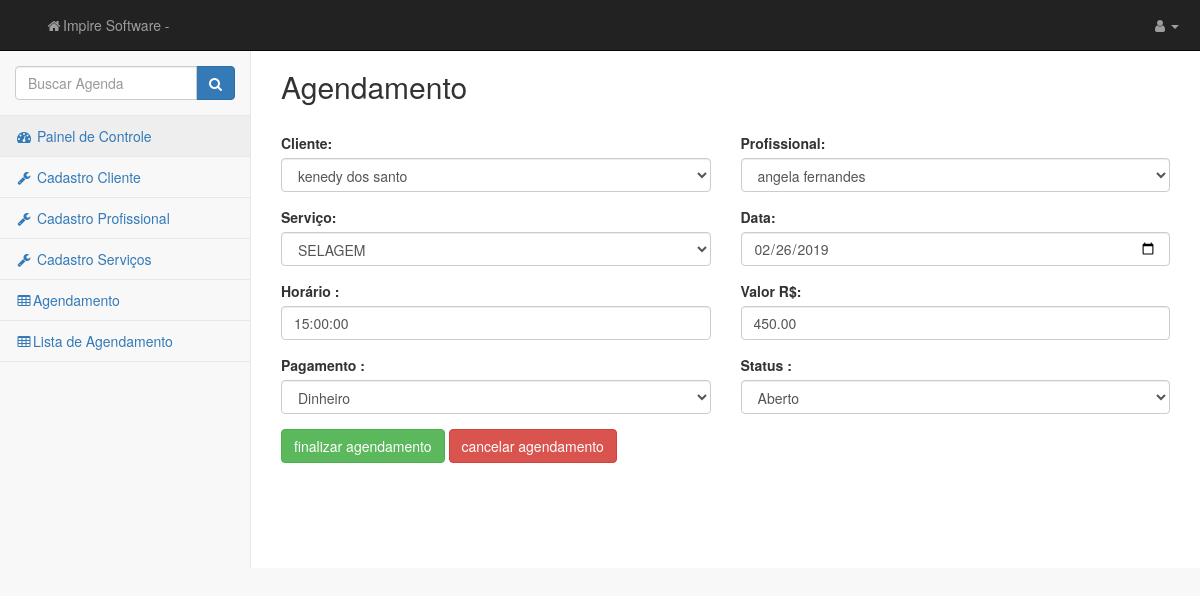
Page /core/editar/8/ (signed in) on the committed database.
### agenda/models.py (models this page shows, shortened)
class Agenda(models.Model):
	cliente = models.ForeignKey(Person, on_delete=models.CASCADE,null=True,blank=True)
	profissional = models.ForeignKey(Prof, on_delete=models.CASCADE,null=True,blank=True)
	servico = models.ForeignKey(Service, on_delete=models.CASCADE,null=True,blank=True)
	data = models.DateField(auto_now_add=False, null=True)
	hora = models.TimeField(auto_now_add=False, null=True)
	statu = (
		('A', 'Aberto'),
		('E', 'Andamento'),
		('F', 'Fechado'),
		)
	status = models.CharField('Status', max_length=1, choices=statu, null=True,blank=True)
	preco = models.DecimalField('Preço', max_digits=7, decimal_places=2,null=True,blank=True)
	pag = (
    	('D', 'Dinheiro'),
    	('CD', 'Cartão Debito'),
    	('CC', 'Cartão Credito'),
    	)
	pagamento = models.CharField('Pagamento', max_length=2, choices=pag, null=True,blank=True)
	class Meta:
		verbose_name_plural = 'Agenda'
		verbose_name = 'Agenda'

### core/views.py (the view)
# urls.py: path('editar/<int:id_agenda>/', views.editar, name='editar'),
@login_required
def editar(request, id_agenda):
	edite = get_object_or_404(Agenda, id=id_agenda)
	if request.method == 'POST':
		form = AgendaForm(request.POST, instance=edite)
		if form.is_valid():
			form.save()
			return redirect('lista')
	else:
		form = AgendaForm(instance=edite)
	return render(request, 'core/agendaform.html',{'form':form})

### core/forms.py
class AgendaForm(ModelForm):
	class Meta:
		model = Agenda
		fields = '__all__'

### cliente/models.py (called while the page is built)
	def __str__(self):
		return "%s" % self.nome

### profissional/models.py (called while the page is built)
	def __str__(self):
		return self.nome

	def __str__(self):
		return self.nome

### core/templates/core/agendaform.html (shortened to what this page needs)
{% extends "base.html" %}
{% load widget_tweaks %}
{% block body %}
    <br>
    <h2>Agendamento</h2>
    <br>
	<form method="post">
		<div class="row">
			<div class="col-md-6">
				<div class="form-group">
					<label for="{{ form.cliente.id_for_label }}">Cliente:</label>
                   {{ form.cliente|add_class:"form-control" }}
				</div>
			</div>
			<div class="col-md-6">
				<div class="form-group">
					<label for="{{ form.profissional.id_for_label }}">Profissional:</label>
                   {{ form.profissional|add_class:"form-control" }}
				</div>
			</div>
			<div class="col-md-6">
				<div class="form-group">
					<label for="{{ form.servico.id_for_label }}">Serviço:</label>
                   {{ form.servico|add_class:"form-control" }}
				</div>
			</div>
			<div class="col-md-6">
				<div class="form-group">
					<label for="{{ form.data.id_for_label }}">Data:</label>
                   {{ form.data|add_class:"form-control"|attr:"type:date" }}
				</div>
			</div>
			<div class="col-md-6">
				<div class="form-group">
					<label for="{{ form.hora.id_for_label }}">Horário :</label>
                   {{ form.hora|add_class:"form-control" }}
				</div>
			</div>
			<div class="col-md-6">
				<div class="form-group">
					<label for="{{ form.preco.id_for_label }}">Valor R$:</label>
                   {{ form.preco|add_class:"form-control" }}
				</div>
			</div>
			<div class="col-md-6">
				<div class="form-group">
					<label for="{{ form.pagamento.id_for_label }}">Pagamento :</label>
                   {{ form.pagamento|add_class:"form-control" }}
				</div>
			</div>
			<div class="col-md-6">
				<div class="form-group">
					<label for="{{ form.status.id_for_label }}">Status :</label>
                   {{ form.status|add_class:"form-control"}}
				</div>
			</div>
			<div class="col-md-12">
				<button class="btn btn-success" type="submit">finalizar agendamento</button>
				<a href="{% url 'home' %}" class="btn btn-danger" type="submit">cancelar agendamento</a>
			</div>
	</form>
{% endblock body %}

### core/static/css/startmin.css (style rules this page uses)
body { background-color: #f8f8f8; }

### rows in the picture
Agenda: cliente "kenedy dos santo", profissional "angela fernandes", servico "SELAGEM", data "02/26/2019", hora "15:00:00", preco "450.00", pagamento "Dinheiro", status "Aberto"
